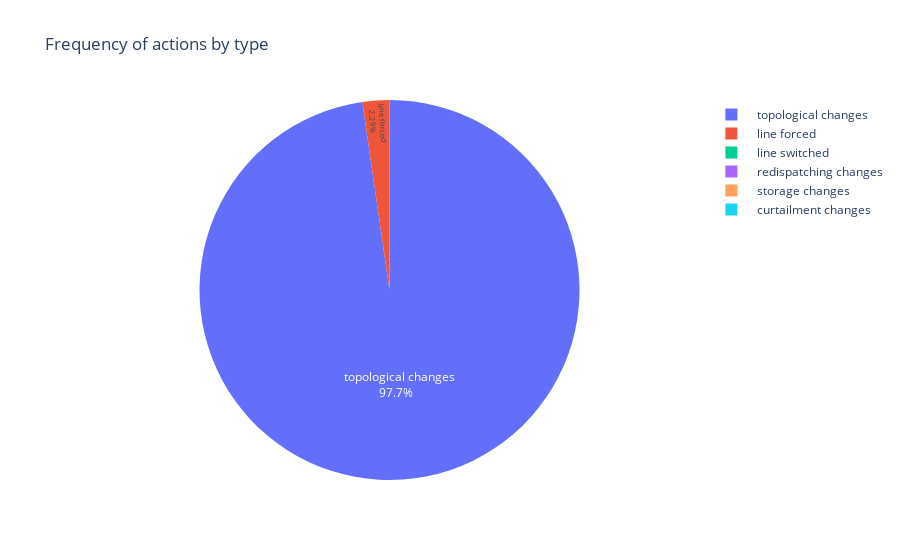

This figure's notebook cell:
### Code cell
bench_plot.plot_actions_freq_by_type()

### Figure 1 — Plotly figure (JSON) as saved in the notebook; plotly's stock layout.template omitted (floating-point values rounded to 4 significant figures)
{"data": [{"domain": {"x": [0, 1], "y": [0, 1]}, "hovertemplate": "action type=%{label}<br>frequency=%{value}<extra></extra>", "labels": ["  line forced", "  line switched", "  topological changes", "  redispatching changes", "  storage changes", "  curtailment changes"], "legendgroup": "", "name": "", "showlegend": true, "textinfo": "percent+label", "textposition": "inside", "type": "pie", "values": [4, 0, 171, 0, 0, 0]}], "layout": {"legend": {"tracegroupgap": 0}, "title": {"text": "Frequency of actions by type"}}}
